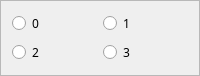
                    <widget class="QFrame" name="frame_38">
                     <property name="maximumSize">
                      <size>
                       <width>372</width>
                       <height>63</height>
                      </size>
                     </property>
                     <property name="frameShape">
                      <enum>QFrame::StyledPanel</enum>
                     </property>
                     <property name="frameShadow">
                      <enum>QFrame::Raised</enum>
                     </property>
                     <layout class="QGridLayout" name="gridLayout_45">
                      <item row="0" column="0">
                       <widget class="QRadioButton" name="thirtyseven_zero">
                        <property name="font">
                         <font>
                          <family>Yu Gothic UI Light</family>
                          <pointsize>9</pointsize>
                         </font>
                        </property>
                        <property name="text">
                         <string>0</string>
                        </property>
                       </widget>
                      </item>
                      <item row="0" column="1">
                       <widget class="QRadioButton" name="thirtyseven_one">
                        <property name="font">
                         <font>
                          <family>Yu Gothic UI Light</family>
                          <pointsize>9</pointsize>
                         </font>
                        </property>
                        <property name="text">
                         <string>1</string>
                        </property>
                       </widget>
                      </item>
                      <item row="1" column="0">
                       <widget class="QRadioButton" name="thirtyseven_two">
                        <property name="font">
                         <font>
                          <family>Yu Gothic UI Light</family>
                          <pointsize>9</pointsize>
                         </font>
                        </property>
                        <property name="text">
                         <string>2</string>
                        </property>
                       </widget>
                      </item>
                      <item row="1" column="1">
                       <widget class="QRadioButton" name="thirtyseven_three">
                        <property name="font">
                         <font>
                          <family>Yu Gothic UI Light</family>
                          <pointsize>9</pointsize>
                         </font>
                        </property>
                        <property name="text">
                         <string>3</string>
                        </property>
                       </widget>
                      </item>
                     </layout>
                    </widget>
